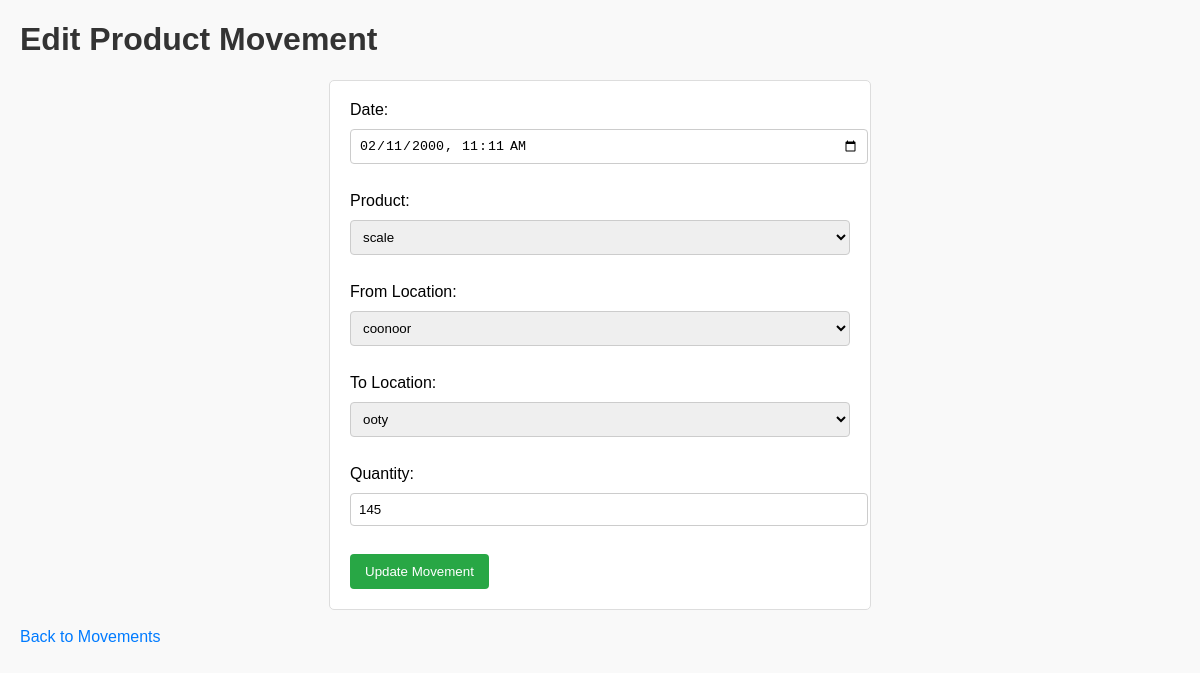
The page /edit-movement/5 on the database its author committed.
### tables this page shows
CREATE TABLE productmovement (
            movement_id INTEGER PRIMARY KEY AUTOINCREMENT,
            timestamp TEXT,
            from_location INTEGER,
            to_location INTEGER,
            product_id INTEGER,
            qty INTEGER
        );

CREATE TABLE products (
            id INTEGER PRIMARY KEY AUTOINCREMENT,
            name TEXT NOT NULL,
            price REAL NOT NULL,
            quantity INTEGER NOT NULL
        );

CREATE TABLE location (
            location_id INTEGER PRIMARY KEY AUTOINCREMENT,
            location TEXT NOT NULL
        );

### app.py (the view, shortened to what this page needs)
@app.route('/edit-movement/<int:id>', methods=['GET', 'POST'])
def edit_movement(id):
    conn = sqlite3.connect('products.db')
    conn.row_factory = sqlite3.Row
    cursor = conn.cursor()
    movement = cursor.execute("SELECT * FROM productmovement WHERE movement_id = ?", (id,)).fetchone()
    products = cursor.execute("SELECT * FROM products").fetchall()
    locations = cursor.execute("SELECT * FROM location").fetchall()
    conn.close()
    return render_template('edit_movement.html', movement=movement, products=products, locations=locations)

### templates/edit_movement.html (shortened to what this page needs)
<!DOCTYPE html>
<html>
<head>
   <link
      rel="stylesheet"
      type="text/css"
      href="{{ url_for('static', filename='styles.css') }}"
    />
</head>
<body>
    <h1>Edit Product Movement</h1>
    <form method="POST">
        <label>Date:</label>
        <input type="datetime-local" name="timestamp" value="{{ movement.timestamp }}" required><br><br>
        <label>Product:</label>
        <select name="product_id" required>
            {% for product in products %}
                <option value="{{ product.id }}" {% if product.id == movement.product_id %}selected{% endif %}>
                    {{ product.name }}
                </option>
            {% endfor %}
        </select><br><br>
        <label>From Location:</label>
        <select name="from_location">
            {% for location in locations %}
                <option value="{{ location.location_id }}" {% if location.location_id == movement.from_location %}selected{% endif %}>
                    {{ location.location }}
                </option>
            {% endfor %}
        </select><br><br>
        <label>To Location:</label>
        <select name="to_location">
            {% for location in locations %}
                <option value="{{ location.location_id }}" {% if location.location_id == movement.to_location %}selected{% endif %}>
                    {{ location.location }}
                </option>
            {% endfor %}
        </select><br><br>
        <label>Quantity:</label>
        <input type="number" name="qty" value="{{ movement.qty }}" required><br><br>
        <button type="submit">Update Movement</button>
    </form>
    <br>
    <a href="/movements">Back to Movements</a>
</body>
</html>

### static/styles.css (style rules this page uses)
body { font-family: Arial, sans-serif; margin: 20px; background-color: #f9f9f9; }
h1, h2 { color: #333; }
form { background: white; padding: 20px; border: 1px solid #ddd; border-radius: 5px; max-width: 500px; margin: auto; }
input, select { width: 100%; padding: 8px; margin: 10px 0; border: 1px solid #ccc; border-radius: 4px; }
input[type="submit"], button { background-color: #28a745; color: white; border: none; padding: 10px 15px; border-radius: 4px; cursor: pointer; }
a { color: #007bff; text-decoration: none; margin-right: 10px; }

### rows shown on the page
productmovement: timestamp "02/11/2000 11:11", product_id "scale", from_location "coonoor", to_location "ooty", qty "145"
